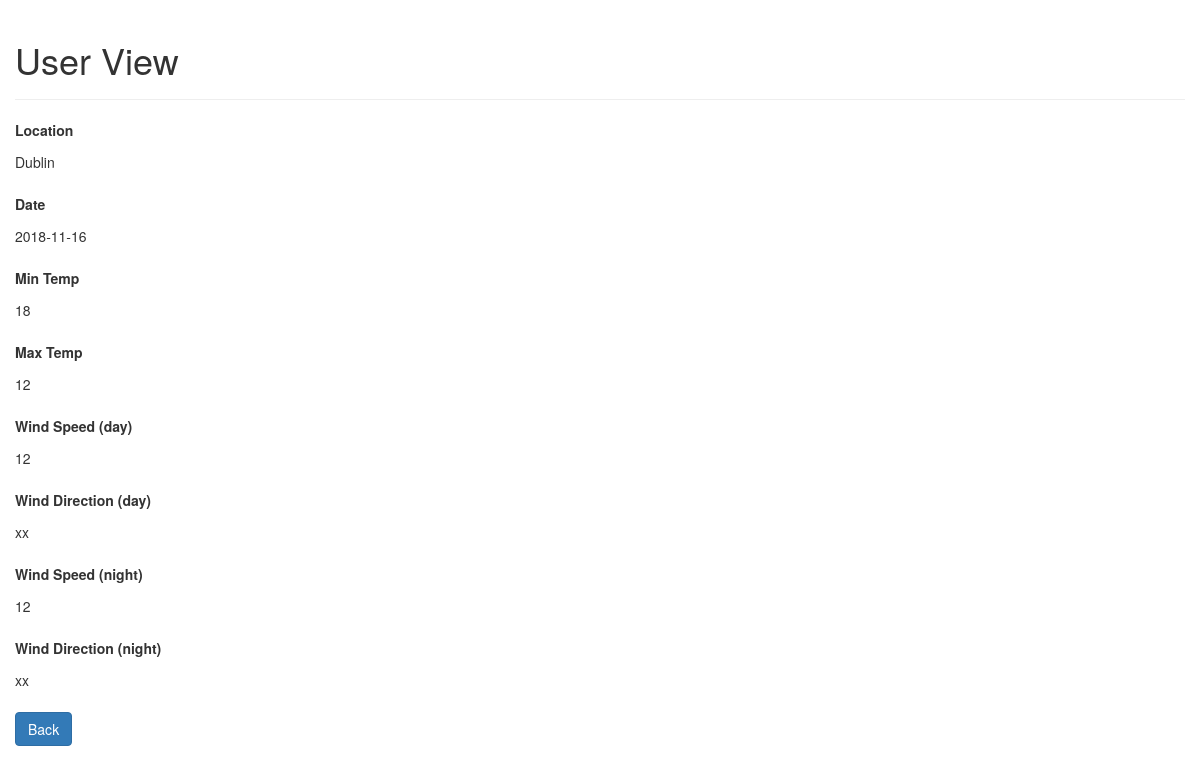
The page /crud-api/read.php?id=3978 on the database its author committed.
### tables this page shows
CREATE TABLE `forecast` (
  `id` int(100) NOT NULL,
  `location` varchar(250) NOT NULL,
  `day_num` varchar(50) NOT NULL,
  `date` date NOT NULL,
  `min_temp` varchar(50) NOT NULL,
  `max_temp` varchar(50) NOT NULL,
  `weather` varchar(100) NOT NULL,
  `weather_night` varchar(100) NOT NULL,
  `weather_text` varchar(250) NOT NULL,
  `weather_textN` varchar(250) NOT NULL,
  `wind_speed` varchar(100) NOT NULL,
  `wind_dir` varchar(100) NOT NULL,
  `wind_speed_night` varchar(100) NOT NULL,
  `wind_dir_night` varchar(100) NOT NULL
);

### crud-api/read.php (the view, shortened to what this page needs)
<!DOCTYPE html>
<html lang="en">
<head>
    <link rel="stylesheet" href="https://maxcdn.bootstrapcdn.com/bootstrap/3.3.7/css/bootstrap.css">
</head>
<body>
  <?php
    if (isset($_GET["id"]) && !empty(trim($_GET["id"]))) {
        require_once "config.php";
        $id = trim($_GET["id"]);
        $query = mysqli_query($conn, "SELECT * FROM forecast WHERE ID = '$id'");
        if ($user = mysqli_fetch_assoc($query)) {
            $location   = $user["location"];
            $date    = $user["date"];
            $min_temp       = $user["min_temp"];
            $max_temp = $user["max_temp"];
            $wind_speed     = $user["wind_speed"];
            $wind_dir       = $user["wind_dir"];
            $wind_speed_night = $user["wind_speed_night"];
            $wind_dir_night     = $user["wind_dir_night"];
        } else {
            header("location: read.php");
            exit();
        }
    } else {
        header("location: read.php");
        exit();
    }
  ?>
    <div class="wrapper">
        <div class="container-fluid">
            <div class="row">
                <div class="col-md-12">
                    <div class="page-header">
                        <h1> User View</h1>
                    </div>
                    <div class="form-group">
                        <label>Location</label>
                        <p class="form-control-static"><?php echo $location ?></p>
                    </div>
                    <div class="form-group">
                        <label>Date</label>
                        <p class="form-control-static"><?php echo $date ?></p>
                    </div>
                    <div class="form-group">
                        <label>Min Temp</label>
                        <p class="form-control-static"><?php echo $min_temp ?></p>
                    </div>
                    <div class="form-group">
                        <label>Max Temp</label>
                        <p class="form-control-static"><?php echo $max_temp ?></p>
                    </div>
                    <div class="form-group">
                        <label>Wind Speed (day)</label>
                        <p class="form-control-static"><?php echo $wind_speed ?></p>
                    </div>
                    <div class="form-group">
                        <label>Wind Direction (day)</label>
                        <p class="form-control-static"><?php echo $wind_dir ?></p>
                    </div>
                    <div class="form-group">
                        <label>Wind Speed (night)</label>
                        <p class="form-control-static"><?php echo $wind_speed_night ?></p>
                    </div>
                    <div class="form-group">
                        <label>Wind Direction (night)</label>
                        <p class="form-control-static"><?php echo $wind_dir_night ?></p>
                    </div>
                    <p><a href="index.php" class="btn btn-primary">Back</a></p>
                </div>
            </div>
        </div>
    </div>
</body>
</html>

### crud-api/read.php (style rules this page uses)
.wrapper { width: 1200px; margin: 0 auto; }

### rows shown on the page
forecast: location "Dublin", date "2018-11-16", min_temp "18", max_temp "12", wind_speed "12", wind_dir "xx", wind_speed_night "12", wind_dir_night "xx"
